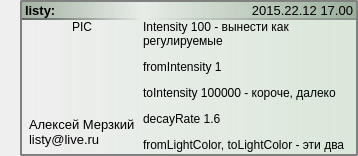
<?xml version="1.0" encoding="UTF-8"?>
<ui version="4.0">
 <class>outcom</class>
 <widget class="QWidget" name="outcom">
  <property name="geometry">
   <rect>
    <x>0</x>
    <y>0</y>
    <width>358</width>
    <height>156</height>
   </rect>
  </property>
  <property name="windowTitle">
   <string>Form</string>
  </property>
  <layout class="QHBoxLayout" name="horizontalLayout">
   <property name="spacing">
    <number>0</number>
   </property>
   <property name="margin">
    <number>0</number>
   </property>
   <item>
    <spacer name="horizontalSpacer_3">
     <property name="orientation">
      <enum>Qt::Horizontal</enum>
     </property>
     <property name="sizeType">
      <enum>QSizePolicy::Minimum</enum>
     </property>
     <property name="sizeHint" stdset="0">
      <size>
       <width>20</width>
       <height>20</height>
      </size>
     </property>
    </spacer>
   </item>
   <item>
    <widget class="QGroupBox" name="groupBox_2">
     <property name="styleSheet">
      <string notr="true">QGroupBox {
    background: qlineargradient(spread:pad, x1:0, y1:0, x2:1, y2:0, stop:0 rgba(255, 255, 255, 0), stop:1 rgba(104, 190, 104, 40));
    border: 2px solid gray;
    border-radius: 2px;
}</string>
     </property>
     <layout class="QGridLayout" name="gridLayout_5" rowstretch="0,0,1" columnstretch="0,1">
      <property name="margin">
       <number>0</number>
      </property>
      <property name="spacing">
       <number>0</number>
      </property>
      <item row="0" column="1">
       <widget class="QLabel" name="sizeLabel_2">
        <property name="minimumSize">
         <size>
          <width>0</width>
          <height>18</height>
         </size>
        </property>
        <property name="font">
         <font>
          <pointsize>10</pointsize>
         </font>
        </property>
        <property name="toolTip">
         <string notr="true"/>
        </property>
        <property name="styleSheet">
         <string notr="true">QLabel {
	background: qlineargradient(spread:pad, x1:0, y1:0, x2:1, y2:0, stop:0 rgba(255, 255, 255, 0), stop:1 rgba(128, 150, 128, 175));
    border-bottom: 2px solid qlineargradient(spread:pad, x1:0, y1:0, x2:1, y2:0, stop:0 rgba(255, 255, 255, 0), stop:1 rgba(128, 128, 128, 175));
	padding: 0px;
}</string>
        </property>
        <property name="text">
         <string>2015.22.12 17.00</string>
        </property>
        <property name="textFormat">
         <enum>Qt::PlainText</enum>
        </property>
        <property name="alignment">
         <set>Qt::AlignRight|Qt::AlignTrailing|Qt::AlignVCenter</set>
        </property>
        <property name="margin">
         <number>2</number>
        </property>
       </widget>
      </item>
      <item row="2" column="0">
       <widget class="QLabel" name="dateLabel_2">
        <property name="minimumSize">
         <size>
          <width>0</width>
          <height>50</height>
         </size>
        </property>
        <property name="font">
         <font>
          <pointsize>10</pointsize>
         </font>
        </property>
        <property name="accessibleDescription">
         <string notr="true"/>
        </property>
        <property name="styleSheet">
         <string notr="true">QLabel {
	padding: 4px;
}</string>
        </property>
        <property name="text">
         <string>Алексей Мерзкий
listy@live.ru</string>
        </property>
        <property name="textFormat">
         <enum>Qt::PlainText</enum>
        </property>
        <property name="alignment">
         <set>Qt::AlignBottom|Qt::AlignLeading|Qt::AlignLeft</set>
        </property>
       </widget>
      </item>
      <item row="1" column="1" rowspan="2">
       <widget class="QLabel" name="commentLabel_2">
        <property name="text">
         <string>&lt;html&gt;&lt;head/&gt;&lt;body&gt;&lt;p&gt;Intensity 100 - вынести как регулируемые&lt;/p&gt;&lt;p&gt;fromIntensity 1&lt;/p&gt;&lt;p&gt;toIntensity  100000 - короче, далеко&lt;/p&gt;&lt;p&gt;decayRate 1.6&lt;/p&gt;&lt;p&gt;fromLightColor, toLightColor  - эти два параметра&lt;/p&gt;&lt;/body&gt;&lt;/html&gt;</string>
        </property>
        <property name="scaledContents">
         <bool>true</bool>
        </property>
        <property name="alignment">
         <set>Qt::AlignLeading|Qt::AlignLeft|Qt::AlignTop</set>
        </property>
        <property name="wordWrap">
         <bool>true</bool>
        </property>
        <property name="openExternalLinks">
         <bool>true</bool>
        </property>
        <property name="textInteractionFlags">
         <set>Qt::LinksAccessibleByKeyboard|Qt::LinksAccessibleByMouse|Qt::TextBrowserInteraction|Qt::TextSelectableByKeyboard|Qt::TextSelectableByMouse</set>
        </property>
       </widget>
      </item>
      <item row="1" column="0">
       <widget class="QLabel" name="authorLabel_2">
        <property name="minimumSize">
         <size>
          <width>120</width>
          <height>80</height>
         </size>
        </property>
        <property name="maximumSize">
         <size>
          <width>120</width>
          <height>120</height>
         </size>
        </property>
        <property name="text">
         <string>PIC</string>
        </property>
        <property name="textFormat">
         <enum>Qt::PlainText</enum>
        </property>
        <property name="alignment">
         <set>Qt::AlignHCenter|Qt::AlignTop</set>
        </property>
        <property name="margin">
         <number>2</number>
        </property>
       </widget>
      </item>
      <item row="0" column="0">
       <widget class="QLabel" name="fileNameLabel_2">
        <property name="minimumSize">
         <size>
          <width>0</width>
          <height>18</height>
         </size>
        </property>
        <property name="font">
         <font>
          <pointsize>10</pointsize>
          <weight>75</weight>
          <bold>true</bold>
         </font>
        </property>
        <property name="styleSheet">
         <string notr="true">QLabel {
	background: qlineargradient(spread:pad, x1:0, y1:0, x2:1, y2:0, stop:0 rgba(128, 150, 128, 175), stop:1 rgba(64, 64,64, 0));
    border-bottom: 2px solid qlineargradient(spread:pad, x1:0, y1:0, x2:1, y2:0, stop:0 rgba(64, 64, 64, 175), stop:1 rgba(255, 255,255, 0));
	padding: 0px;
}</string>
        </property>
        <property name="text">
         <string>listy:</string>
        </property>
        <property name="textFormat">
         <enum>Qt::PlainText</enum>
        </property>
       </widget>
      </item>
     </layout>
    </widget>
   </item>
  </layout>
 </widget>
 <resources/>
 <connections/>
</ui>
